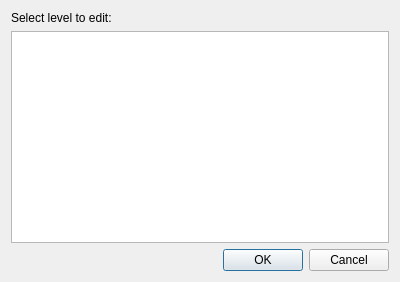
<ui version="4.0" >
 <class>EditLevelDialog</class>
 <widget class="QDialog" name="EditLevelDialog" >
  <property name="geometry" >
   <rect>
    <x>0</x>
    <y>0</y>
    <width>400</width>
    <height>282</height>
   </rect>
  </property>
  <property name="windowTitle" >
   <string>Select level to edit...</string>
  </property>
  <property name="locale" >
   <locale country="UnitedStates" language="English" />
  </property>
  <layout class="QVBoxLayout" name="verticalLayout" >
   <item>
    <widget class="QLabel" name="label" >
     <property name="text" >
      <string>Select level to edit:</string>
     </property>
    </widget>
   </item>
   <item>
    <widget class="QListWidget" name="levelList" />
   </item>
   <item>
    <widget class="QDialogButtonBox" name="buttonBox" >
     <property name="orientation" >
      <enum>Qt::Horizontal</enum>
     </property>
     <property name="standardButtons" >
      <set>QDialogButtonBox::Cancel|QDialogButtonBox::Ok</set>
     </property>
    </widget>
   </item>
  </layout>
 </widget>
 <resources/>
 <connections>
  <connection>
   <sender>buttonBox</sender>
   <signal>accepted()</signal>
   <receiver>EditLevelDialog</receiver>
   <slot>accept()</slot>
   <hints>
    <hint type="sourcelabel" >
     <x>248</x>
     <y>254</y>
    </hint>
    <hint type="destinationlabel" >
     <x>157</x>
     <y>274</y>
    </hint>
   </hints>
  </connection>
  <connection>
   <sender>buttonBox</sender>
   <signal>rejected()</signal>
   <receiver>EditLevelDialog</receiver>
   <slot>reject()</slot>
   <hints>
    <hint type="sourcelabel" >
     <x>316</x>
     <y>260</y>
    </hint>
    <hint type="destinationlabel" >
     <x>286</x>
     <y>274</y>
    </hint>
   </hints>
  </connection>
  <connection>
   <sender>levelList</sender>
   <signal>itemDoubleClicked(QListWidgetItem*)</signal>
   <receiver>EditLevelDialog</receiver>
   <slot>accept()</slot>
   <hints>
    <hint type="sourcelabel" >
     <x>106</x>
     <y>154</y>
    </hint>
    <hint type="destinationlabel" >
     <x>61</x>
     <y>277</y>
    </hint>
   </hints>
  </connection>
 </connections>
</ui>
